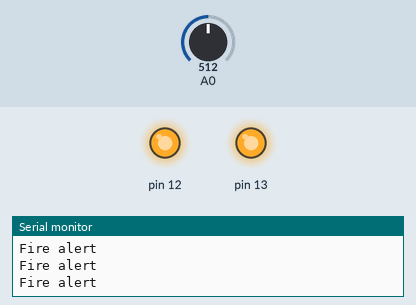
The sketch below on a simulated Arduino Uno, built with avr-gcc and run on an emulated ATmega328P. Shown: output pins drawn as LEDs (lit = HIGH), the last lines printed to the serial monitor. Inputs (shaded band) come from the test bench; at power-on: A0 = 512.

Above: at 1.2 s.
1.3 s: A0 set to 86
2.8 s: A0 set to 71
At 3.2 s:
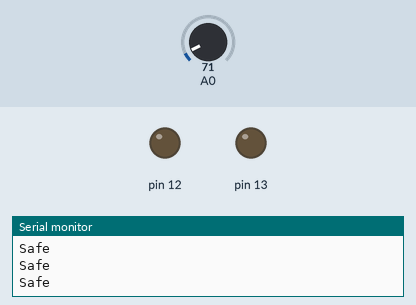
4.4 s: A0 set to 122
At 5.7 s:
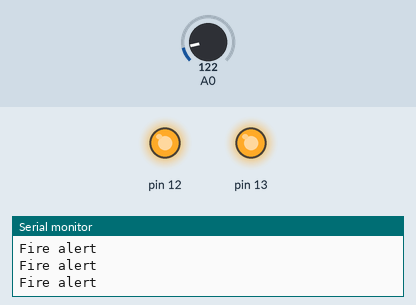
6.0 s: A0 set to 27
At 7.1 s:
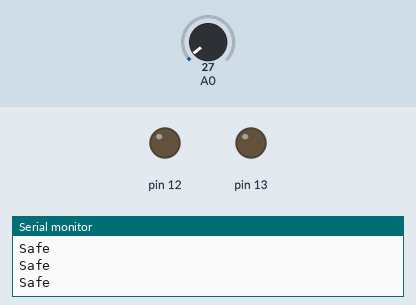
Timing chart, 0 to 8.6 s (numbered marks = the images above; inputs shaded):
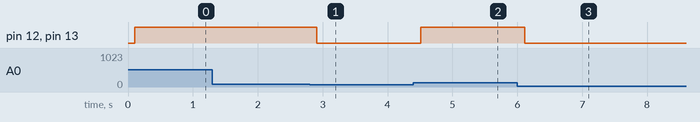

Measured:
- the behaviour switches between 78 and 77 on A0 (found by bisection; images 0 and 1)
- after the input at 2.8 s, pin 12, pin 13: HIGH → LOW after 0.11 s
- after the input at 4.4 s, pin 12, pin 13: LOW → HIGH after 0.11 s
- after the input at 6.0 s, pin 12, pin 13: HIGH → LOW after 0.12 s

The sketch:

filre_alarm.ino
```cpp
void setup()
{
  pinMode(13, OUTPUT);
  pinMode(12, OUTPUT);
  Serial.begin(9600);
}
void loop()
{
  int rawvoltage, temp;
  float millivolts;
  rawvoltage=analogRead(A0);
  millivolts=(rawvoltage/1024.0)*5000;
  temp=millivolts/10;
  delay(100);
  if(temp>37){
    Serial.println("Fire alert");
    digitalWrite(12, HIGH);
    digitalWrite(13, HIGH);
  }
  else{
    Serial.println("Safe");
    digitalWrite(12,LOW);
    digitalWrite(13, LOW);
  }
} 
```
